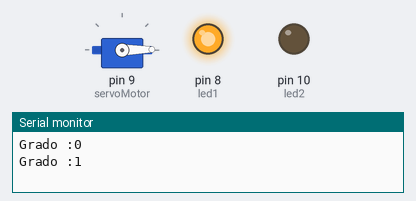
Bench run of a sketch on a simulated Arduino Uno, built with avr-gcc and run on an emulated ATmega328P. Shown: servo, output pins drawn as LEDs (lit = HIGH), the last lines printed to the serial monitor.

Above: at 0.05 s.
At 1.15 s:
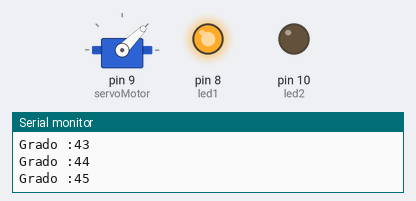
At 2.3 s:
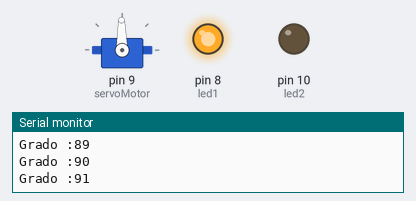
At 4.55 s:
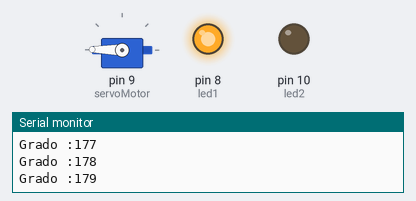
At 6.8 s:
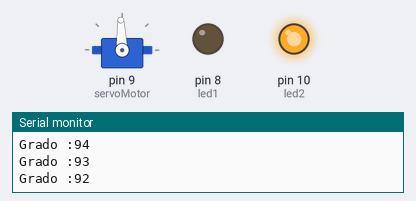
At 9.05 s:
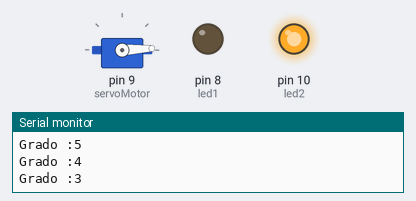
Timing chart, 0 to 11.8 s (numbered marks = the images above):
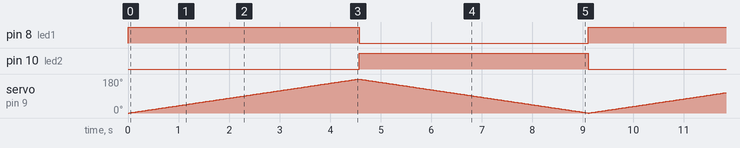

The sketch:

servo_motor.ino
```cpp
// Incluímos la librería para poder controlar el servo
#include <Servo.h>
int led1 = 8;
int led2 = 10;

// Declaramos la variable para controlar el servo
Servo servoMotor;

void setup() {
  // Iniciamos el monitor serie para mostrar el resultado
  Serial.begin(9600);
  pinMode(led1, OUTPUT);
  pinMode(led2, OUTPUT);

  // Iniciamos el servo para que empiece a trabajar con el pin 9
  servoMotor.attach(9);

  // Inicializamos al ángulo 0 el servomotor
  servoMotor.write(0);
}

void loop() {

  // Vamos a tener dos bucles uno para mover en sentido positivo y otro en sentido negativo
  // Para el sentido positivo
  for (int i = 0; i <= 180; i++)
  {
    // Desplazamos al ángulo correspondiente
    servoMotor.write(i);
    digitalWrite(led1, HIGH);//servo ida
    digitalWrite(led2, LOW);
    //impresion de grados en puerto serie
    Serial.print("Grado :");
    Serial.println(i);
    // Hacemos una pausa de 25ms
    delay(25);
  }

  // Para el sentido negativo
  for (int i = 179; i > 0; i--)
  {
    // Desplazamos al ángulo correspondiente
    servoMotor.write(i);
    digitalWrite(led2, HIGH);//servo regreso
    digitalWrite(led1, LOW);
    //impresion de grados en puerto serie
    Serial.print("Grado :");
    Serial.println(i);
    // Hacemos una pausa de 25ms
    delay(25);
  }
}
```

Measured:
- by itself, pin 8 (led1): alternates HIGH for 4.6 s and LOW for 4.5 s
- by itself, pin 10 (led2): alternates HIGH for 4.5 s and LOW for 4.6 s
